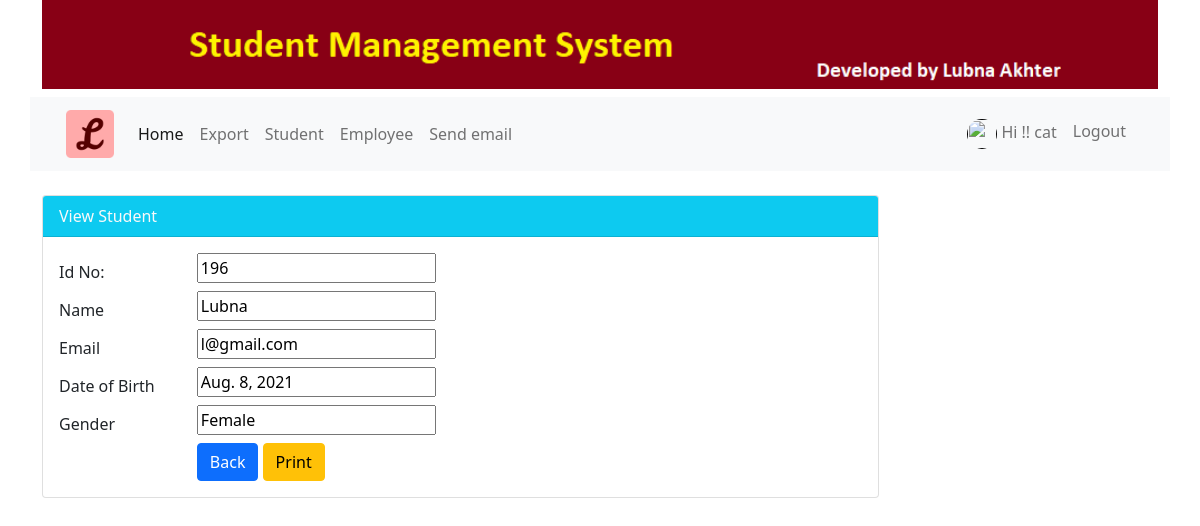
The page /std/details/196 (signed in) on the database its author committed.
### myapp/models.py (models this page shows, shortened)
class Student(models.Model):
    GENDER_CHOICES = [('Male', 'Male'),('Female', 'Female')]  #[(tuple)], ('Male', 'Male') one for desply one male for value
    id = models.AutoField(primary_key = True)
    name = models.CharField(max_length = 100)
    email = models.EmailField(unique = True, blank = True)
    dob = models.DateField(default = datetime.now, blank = True)
    gender = models.CharField(max_length = 6, choices = GENDER_CHOICES, default = 'Male', )

### myapp/views.py (the view)
# urls.py: path('details/<int:id>', views.show, name = 'details'),
def show(request,id):
    student = Student.objects.get(pk = id)
    form = StudentForm(request.POST or None, instance = student)
    context = {'title':'Details', 'student':student}
    return render(request, 'student/details.html', context)

### templates/student/details.html (shortened to what this page needs)
{% extends 'base.html' %}
{% block content %}
        <form action="">
            <div id="report">
            <div class="card w-75">
                <div class="card-header bg-info text-light">
                  View Student
                </div>
                <div class="card-body">
                    <div class="form-group row">
                        <label class="col-sm-2 col-form-label" for="Id">Id No:</label>
                        <div class="col-sm-6">
                            <input name="Id" type="text" id="id_id" value="{{ student.id }}">
                        </div>
                    </div>
                    <div class="form-group row">
                        <label class="col-sm-2 col-form-label" for="Id">Name</label>
                        <div class="col-sm-10">
                            <input name="name" type="text" id="id_name" value="{{ student.name }}">
                        </div>
                    </div>
                    <div class="form-group row">
                        <label class="col-sm-2 col-form-label" for="Id">Email</label>
                        <div class="col-sm-10">
                            <input name="email" type="text" id="id_email" value="{{ student.email }}">
                        </div>
                    </div>
                    <div class="form-group row">
                        <label class="col-sm-2 col-form-label" for="Id">Date of Birth</label>
                        <div class="col-sm-10">
                            <input name="dob" type="text" id="id_dob" value="{{ student.dob }}">
                        </div>
                    </div>
                    <div class="form-group row">
                        <label class="col-sm-2 col-form-label" for="Id">Gender</label>
                        <div class="col-sm-10">
                            <input name="gender" type="text" id="id_gender" value="{{ student.gender }}">
                        </div>
                    </div>
                    <div class="form-group row">
                        <label class="col-sm-2 col-form-label"></label>
                        <div class="col-sm-10">
                            <a href="{% url 'student:index' %}" class="btn btn-primary">Back</a>
                            <button onclick="printDiv('report');" class="btn btn-warning">Print</button>
                        </div>
                    </div>
                </div>
              </div>
            </div>
        </form>
{% endblock %}

### templates/nav.html (shortened to what this page needs)
{% load static %}
<header>
  <div class="container">
        <div class="row">
            <nav class="navbar navbar-expand-lg navbar-light bg-light">
                <div class="container-fluid">
                  <a class="navbar-brand" href="{% url 'home' %}"><img src="{% static 'images/xyz.ico'%}" alt=""></a>
                  <div class="collapse navbar-collapse" id="navbarSupportedContent">
                    <ul class="navbar-nav me-auto mb-2 mb-lg-0">
                      <li class="nav-item">
                        <a class="nav-link active" aria-current="page" href="{% url 'home' %}">Home</a>
                      </li>
                      <li class="nav-item">
                        <a class="nav-link" href="{% url 'student:export' %}">Export</a>
                      </li>
                      {% if request.user.is_authenticated %}
                      <li class="nav-item">
                        <a class="nav-link" href="{% url 'student:index' %}">Student</a>
                      </li>
                      <li class="nav-item">
                        <a class="nav-link" href="{% url 'employee:list' %}">Employee</a>
                      </li>
                      <li class="nav-item">
                        <a class="nav-link" href="{% url 'student:email' %}">Send email</a>
                      </li>
                      {% endif %}
                    </ul>
                    <ul class="navbar-nav ml-auto">
                      {% if request.user.is_authenticated %}
                      <li class="nav-item">
                        <a href=""class="nav-link">
                          <img src="{{ request.session.profile_pic }}" class="rounded-circle article-img mr-2" width="30px" height= "30px"alt="">
                          Hi !! {{ request.user.username }}</a>
                      </li>
                      <li class="nav-item">
                        <a href="{% url 'student:logout' %}"class="nav-link">Logout</a>
                      </li>
                      {% endif %}
                    </ul>
                    </div>
                </div>
              </nav>
        </div>
    </div>
</header>
<br>

### rows shown on the page
Student: Id "196", name "Lubna", email "l@gmail.com", dob "Aug. 8, 2021", gender "Female"

### other values the page prints
{{ request.user.username }} "cat"
